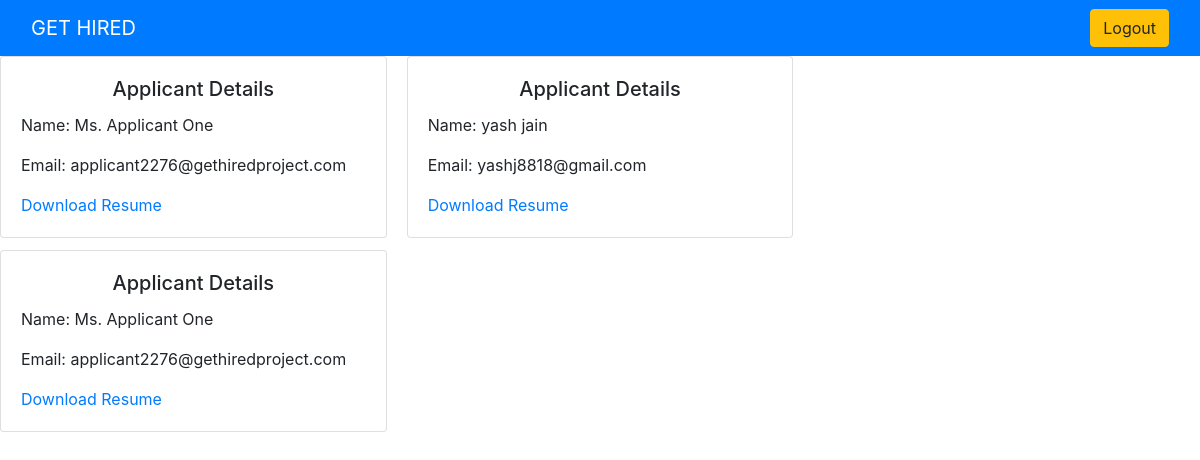
Screenshot of /recruiter/dashboard/showApplicants/1/ with the database file from the repository.
### users/models.py (models this page shows)
class User(AbstractUser):
    email = models.EmailField(unique=True)
    isRecruiter = models.BooleanField(default=False)
    isApplicant = models.BooleanField(default=False)
    resumeUpdatedbyApplicant = models.BooleanField(default=False)
    orgUpdatedbyRecruiter = models.BooleanField(default=False)

### recruiterOrg/views.py (the view)
# urls.py: path('dashboard/showApplicants/<int:id>/' , views.showApplicants , name = 'show-applicants'),
def showApplicants(request , id):
    allApplications = JobApplications.objects.filter(job_id = id).values()
    allApplicants = []
    for app in allApplications:
        applicant = User.objects.get(id = app['applicant_id'])
        allApplicants.append(applicant)
    print(allApplicants)
    context = {'applicants':allApplicants}
    return render(request , 'recruiterOrg/showApplicants.html' , context)

### templates/recruiterOrg/showApplicants.html (shortened to what this page needs)
{% extends 'base.html' %}
{%block content%}
<section>
<div class="card-columns">
  {% for applicant in applicants%}
  <div class="card">
      <div class="card-body">
        <h5 class="card-title" style="text-align: center;">Applicant Details</h5>
        <p class="card-text"> Name: {{applicant.first_name}} {{applicant.last_name}}</p>
        <p class="card-text"> Email: {{applicant.email}}</p>
        <a href="{% url 'download-resume' applicant.id %}">Download Resume</a>
      </div>
  </div>
  {% endfor %}
  </div>
</section>
{%endblock%}

### rows the page displays
User: first_name "Ms. Applicant", last_name "One", email "applicant2276@gethiredproject.com"
User: first_name "yash", last_name "jain", email "yashj8818@gmail.com"
